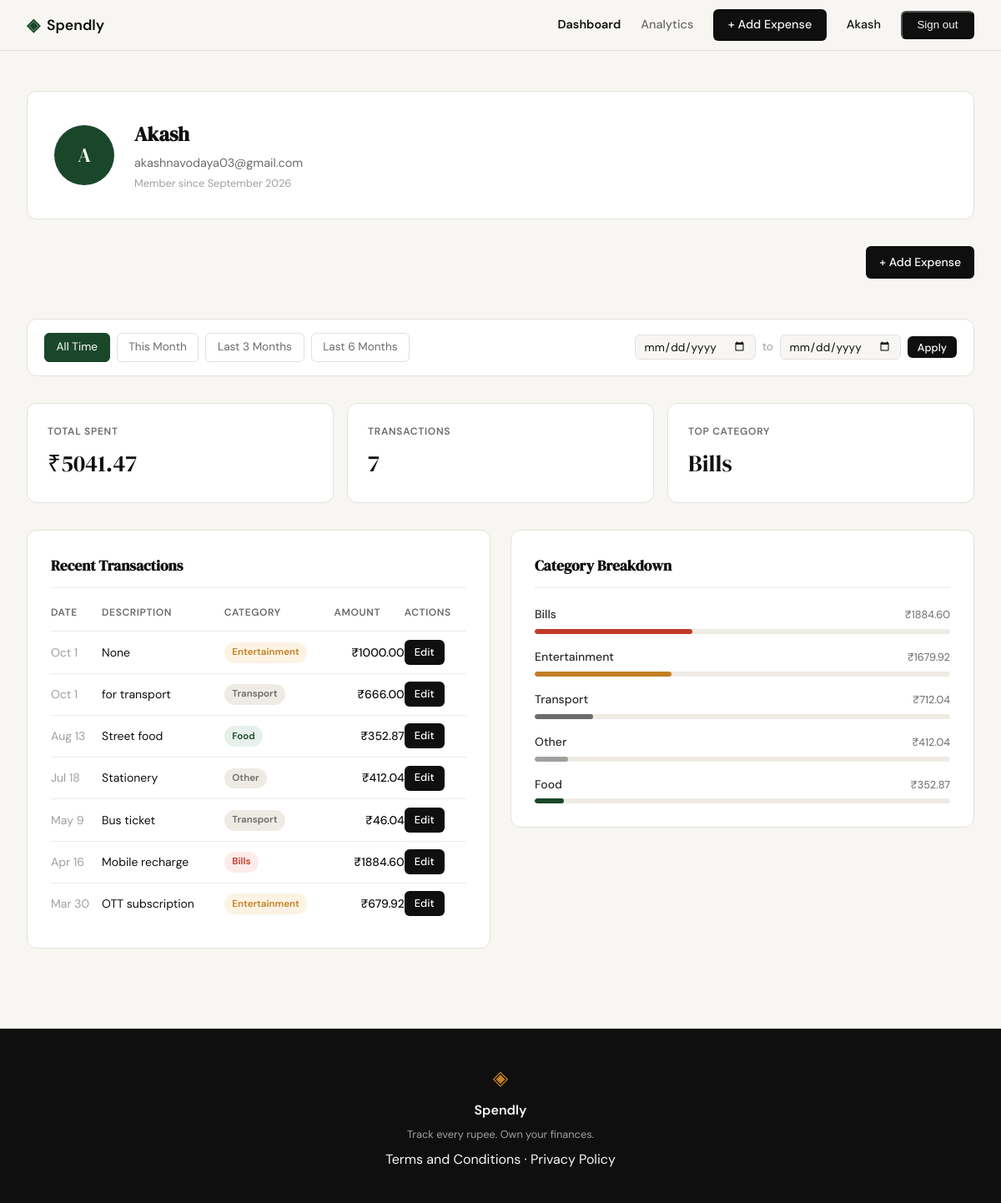
/profile (signed in), run on the app's committed database.
### tables this page shows
CREATE TABLE users (
            id INTEGER PRIMARY KEY AUTOINCREMENT,
            name TEXT NOT NULL,
            email TEXT UNIQUE NOT NULL,
            password_hash TEXT NOT NULL,
            created_at TEXT DEFAULT (datetime('now'))
        );

CREATE TABLE expenses (
            id INTEGER PRIMARY KEY AUTOINCREMENT,
            user_id INTEGER NOT NULL,
            amount REAL NOT NULL,
            category TEXT NOT NULL,
            date TEXT NOT NULL,
            description TEXT,
            created_at TEXT DEFAULT (datetime('now')),
            FOREIGN KEY (user_id) REFERENCES users(id)
        );

### app.py (the view)
@app.route("/profile")
def profile():
    if not session.get("user_id"):
        return redirect(url_for("login"))
    user_id = session["user_id"]
    date_from = _parse_date(request.args.get("date_from"))
    date_to = _parse_date(request.args.get("date_to"))
    if date_from and date_to and date_from > date_to:
        flash("Start date must be before end date.", "error")
        date_from = date_to = None
    today = date.today()
    first_of_month = today.replace(day=1).isoformat()
    last_3m = (today - timedelta(days=90)).isoformat()
    last_6m = (today - timedelta(days=180)).isoformat()
    today_str = today.isoformat()
    presets = {
        "today": today_str,
        "this_month": first_of_month,
        "last_3m": last_3m,
        "last_6m": last_6m,
    }
    user = get_user_by_id(user_id)
    stats = get_summary_stats(user_id, date_from, date_to)
    transactions = get_recent_transactions(
        user_id, date_from=date_from, date_to=date_to
    )
    categories = get_category_breakdown(user_id, date_from, date_to)
    return render_template(
        "profile.html",
        user=user,
        stats=stats,
        transactions=transactions,
        categories=categories,
        date_from=date_from,
        date_to=date_to,
        presets=presets,
    )

### app.py (called while the page is built)
def _parse_date(value):
    try:
        datetime.strptime(value, "%Y-%m-%d")
        return value
    except (ValueError, TypeError):
        return None

### database/db.py (called while the page is built)
def get_db():
    conn = sqlite3.connect(DB_PATH)
    conn.row_factory = sqlite3.Row
    conn.execute("PRAGMA foreign_keys = ON")
    return conn

### database/queries.py (called while the page is built)
def get_recent_transactions(user_id, limit=10, date_from=None, date_to=None):
    conn = get_db()
    sql = (
        "SELECT id, date, description, category, amount FROM expenses "
        "WHERE user_id = ?"
    )
    params = [user_id]
    if date_from and date_to:
        sql += " AND date BETWEEN ? AND ?"
        params.extend([date_from, date_to])
    sql += " ORDER BY date DESC LIMIT ?"
    params.append(limit)
    rows = conn.execute(sql, params).fetchall()
    conn.close()
    return [
        {
            "id": r["id"],
            "date": datetime.strptime(r["date"], "%Y-%m-%d").strftime("%b %-d"),
            "description": r["description"],
            "category": r["category"],
            "amount": f"₹{r['amount']:.2f}",
        }
        for r in rows
    ]

def get_summary_stats(user_id, date_from=None, date_to=None):
    conn = get_db()
    base = "FROM expenses WHERE user_id = ?"
    params = [user_id]
    if date_from and date_to:
        base += " AND date BETWEEN ? AND ?"
        params.extend([date_from, date_to])
    row = conn.execute(f"SELECT SUM(amount), COUNT(*) {base}", params).fetchone()
    top = conn.execute(
        f"SELECT category {base} GROUP BY category ORDER BY SUM(amount) DESC LIMIT 1",
        params,
    ).fetchone()
    total = row[0] or 0.0
    count = row[1] or 0
    conn.close()
    return {
        "total_spent": f"₹{total:.2f}",
        "transaction_count": count,
        "top_category": top["category"] if top else "—",
    }

def get_user_by_id(user_id):
    conn = get_db()
    row = conn.execute(
        "SELECT name, email, created_at FROM users WHERE id = ?", (user_id,)
    ).fetchone()
    conn.close()
    if row is None:
        return None
    dt = datetime.strptime(row["created_at"][:10], "%Y-%m-%d")
    initials = "".join(w[0].upper() for w in row["name"].split()[:2])
    return {
        "name": row["name"],
        "email": row["email"],
        "member_since": dt.strftime("%B %Y"),
        "initials": initials,
    }

### templates/profile.html (shortened to what this page needs)
{% extends "base.html" %}
{% block head %}
<link rel="stylesheet" href="{{ url_for('static', filename='css/profile.css') }}">
{% endblock %}
{% block content %}
<div class="profile-page">
    <div class="profile-inner">
        <div class="profile-header-card">
            <div class="profile-avatar">{{ user.initials }}</div>
            <div class="profile-meta">
                <h1 class="profile-name">{{ user.name }}</h1>
                <p class="profile-email">{{ user.email }}</p>
                <p class="profile-since">Member since {{ user.member_since }}</p>
            </div>
        </div>
        <div style="text-align:right; margin-bottom: 1rem;">
            <a href="{{ url_for('add_expense') }}" class="btn">+ Add Expense</a>
        </div>
        <div class="filter-bar">
            <div class="filter-presets">
                <a href="{{ url_for('profile') }}"
                   class="preset-btn{% if not date_from and not date_to %} preset-btn--active{% endif %}">All Time</a>
                <a href="{{ url_for('profile', date_from=presets.this_month, date_to=presets.today) }}"
                   class="preset-btn{% if date_from == presets.this_month and date_to == presets.today %} preset-btn--active{% endif %}">This Month</a>
                <a href="{{ url_for('profile', date_from=presets.last_3m, date_to=presets.today) }}"
                   class="preset-btn{% if date_from == presets.last_3m and date_to == presets.today %} preset-btn--active{% endif %}">Last 3 Months</a>
                <a href="{{ url_for('profile', date_from=presets.last_6m, date_to=presets.today) }}"
                   class="preset-btn{% if date_from == presets.last_6m and date_to == presets.today %} preset-btn--active{% endif %}">Last 6 Months</a>
            </div>
            <form class="filter-form" method="get" action="{{ url_for('profile') }}">
                <input type="date" name="date_from" value="{{ date_from or '' }}">
                <span class="filter-sep">to</span>
                <input type="date" name="date_to" value="{{ date_to or '' }}">
                <button type="submit" class="btn btn--sm">Apply</button>
            </form>
        </div>
        <div class="stats-row">
            <div class="stat-card">
                <span class="stat-label">Total Spent</span>
                <span class="stat-value">{{ stats.total_spent }}</span>
            </div>
            <div class="stat-card">
                <span class="stat-label">Transactions</span>
                <span class="stat-value">{{ stats.transaction_count }}</span>
            </div>
            <div class="stat-card">
                <span class="stat-label">Top Category</span>
                <span class="stat-value">{{ stats.top_category }}</span>
            </div>
        </div>
        <div class="profile-grid">
            <div class="profile-card">
                <h2 class="card-title">Recent Transactions</h2>
                <table class="tx-table">
                    <thead>
                        <tr>
                            <th>Date</th>
                            <th>Description</th>
                            <th>Category</th>
                            <th class="tx-amount-col">Amount</th>
                            <th>Actions</th>
                        </tr>
                    </thead>
                    <tbody>
                        {% for tx in transactions %}
                        <tr>
                            <td class="tx-date">{{ tx.date }}</td>
                            <td>{{ tx.description }}</td>
                            <td><span class="badge badge--{{ tx.category | lower }}">{{ tx.category }}</span></td>
                            <td class="tx-amount">{{ tx.amount }}</td>
                            <td>
                              <a href="/expenses/{{ tx.id }}/edit" class="btn btn--sm">Edit</a>
                            </td>
                        </tr>
                        {% endfor %}
                    </tbody>
                </table>
            </div>
            <div class="profile-card">
                <h2 class="card-title">Category Breakdown</h2>
                <div class="breakdown-list">
                    {% for cat in categories %}
                    <div class="breakdown-row">
                        <div class="breakdown-meta">
                            <span class="breakdown-name">{{ cat.name }}</span>
                            <span class="breakdown-total">{{ cat.amount }}</span>
                        </div>
                        <div class="breakdown-track">
                            <div class="breakdown-bar breakdown-bar--{{ cat.name | lower }}" style="width: {{ cat.pct }}%"></div>
                        </div>
                    </div>
                    {% endfor %}
                </div>
            </div>
        </div>
    </div>
</div>
{% endblock %}

### templates/base.html (shortened to what this page needs)
<!DOCTYPE html>
<html lang="en">
<head>
    <link rel="stylesheet" href="{{ url_for('static', filename='css/style.css') }}">
    {% block head %}{% endblock %}
</head>
<body>
    <nav class="navbar">
        <div class="nav-inner">
            <a href="{{ url_for('landing') }}" class="nav-brand">
                <span class="brand-icon">◈</span>
                <span class="brand-name">Spendly</span>
            </a>
            <div class="nav-links">
                {% if session.get('user_id') %}
                    <a href="{{ url_for('profile') }}" class="{{ 'nav-active' if request.endpoint == 'profile' else '' }}">Dashboard</a>
                    <a href="{{ url_for('analytics') }}" class="{{ 'nav-active' if request.endpoint == 'analytics' else '' }}">Analytics</a>
                    <a href="{{ url_for('add_expense') }}" class="nav-cta {{ 'nav-active' if request.endpoint == 'add_expense' else '' }}">+ Add Expense</a>
                    <span>{{ session.get('user_name') }}</span>
                    <form method="post" action="{{ url_for('logout') }}" style="display:inline">
                        <button type="submit" class="nav-cta">Sign out</button>
                    </form>
                {% else %}
                    <a href="{{ url_for('login') }}">Sign in</a>
                    <a href="{{ url_for('register') }}" class="nav-cta">Get started</a>
                {% endif %}
            </div>
        </div>
    </nav>
    <main class="main-content">
        {% block content %}{% endblock %}
    </main>
    <footer class="footer">
        <div class="footer-inner">
            <span class="brand-icon">◈</span>
            <span class="footer-name">Spendly</span>
            <p class="footer-copy">Track every rupee. Own your finances.</p>
            <p><a href="/terms">Terms and Conditions</a> · <a href="/privacy">Privacy Policy</a></p>
        </div>
    </footer>
</body>
</html>

### static/css/profile.css (style rules this page uses)
.filter-bar { display: flex; flex-wrap: wrap; gap: 0.75rem; align-items: center; background: var(--paper-card); border: 1px solid var(--border); border-radius: var(--radius-md); padding: 1rem 1.25rem; }
.filter-presets { display: flex; gap: 0.5rem; flex-wrap: wrap; flex: 1; }
.preset-btn { padding: 0.35rem 0.85rem; border-radius: var(--radius-sm); border: 1px solid var(--border); background: transparent; color: var(--ink-muted); text-decoration: none; font-size: 0.85rem; font-family: var(--font-body); transition: all 0.15s; }
.preset-btn--active { background: var(--accent); color: var(--paper-card); border-color: var(--accent); }
.filter-form { display: flex; align-items: center; gap: 0.5rem; flex-wrap: wrap; }
.filter-sep { font-size: 0.85rem; color: var(--ink-faint); }
.filter-form input[type="date"] { border: 1px solid var(--border); border-radius: var(--radius-sm); padding: 0.3rem 0.6rem; font-family: var(--font-body); font-size: 0.85rem; background: var(--paper); color: var(--ink); outline: none; transition: border-color 0.15s; }
.btn { display: inline-block; padding: 0.5rem 1rem; border-radius: var(--radius-sm); font-family: var(--font-body); font-size: 0.875rem; font-weight: 500; cursor: pointer; border: none; text-decoration: none; transition: background 0.15s, color 0.15s, border-color 0.15s; }
.btn--sm { padding: 0.3rem 0.75rem; font-size: 0.8rem; }
.btn:not(.btn--ghost) { background: var(--ink); color: var(--paper-card); }

### data on the page
users: get "Akash", name "Akash", email "akashnavodaya03@gmail.com"
expenses: top_category "Bills", date "Apr 16", description "Mobile recharge", category "Bills", amount "₹1884.60"
expenses: date "Oct 1", description "None", category "Entertainment", amount "₹1000.00"
expenses: date "Oct 1", description "for transport", category "Transport", amount "₹666.00"
expenses: date "Aug 13", description "Street food", category "Food", amount "₹352.87"
expenses: date "Jul 18", description "Stationery", category "Other", amount "₹412.04"
expenses: date "May 9", description "Bus ticket", category "Transport", amount "₹46.04"
expenses: date "Mar 30", description "OTT subscription", category "Entertainment", amount "₹679.92"

### other printed values
{{ user.initials }} "A"
{{ user.member_since }} "September 2026"
{{ stats.total_spent }} "₹5041.47"
{{ stats.transaction_count }} "7"
{{ cat.name }} "Bills" "Entertainment" "Transport" "Other" "Food"
{{ cat.amount }} "₹1884.60" "₹1679.92" "₹712.04" "₹412.04" "₹352.87"
